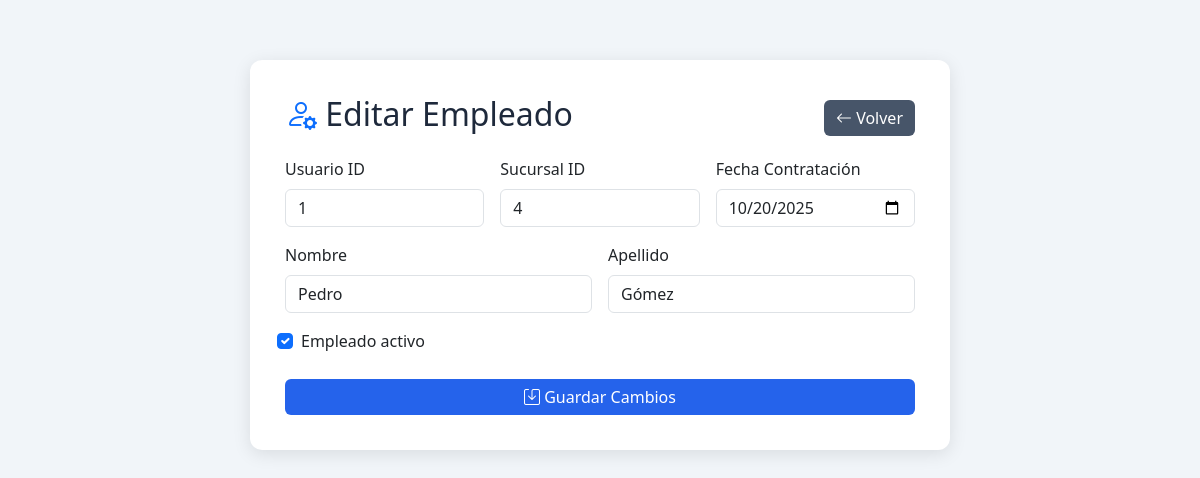
The page /index.php?action=editarEmpleado&empleado_id=1 (signed in) on the database its author committed.
### tables this page shows
CREATE TABLE `empleado` (
  `empleado_id` int(11) NOT NULL,
  `usuario_id` int(11) NOT NULL,
  `nombre_empleado` varchar(100) NOT NULL,
  `apellido_empleado` varchar(100) NOT NULL,
  `sucursal_id` int(11) NOT NULL,
  `activo` tinyint(1) DEFAULT 1,
  `fecha_contratacion` date DEFAULT NULL,
  `created_at` datetime DEFAULT current_timestamp()
);

### controllers/EmpleadoController.php (called while the page is built, shortened)
<?php
require_once __DIR__ . "/../models/Empleado.php";
class EmpleadoController {
    private $empleado;
    public function __construct($db) {
        $this->empleado = new Empleado($db);
    }
    public function obtenerEmpleado($empleado_id) {
        return $this->empleado->getById($empleado_id);
    }
}
?>

### models/Empleado.php (called while the page is built, shortened)
<?php
class Empleado {
    private $conn;
    private $table_name = "empleado";
    public function __construct($db) {
        $this->conn = $db;
    }
    public function getById($empleado_id) {
        $query = "SELECT * FROM " . $this->table_name . " WHERE empleado_id = :empleado_id LIMIT 1";
        $stmt = $this->conn->prepare($query);
        $stmt->bindParam(":empleado_id", $empleado_id);
        $stmt->execute();
        return $stmt->fetch(PDO::FETCH_ASSOC);
    }
}
?>

### views/EditarEmpleado.php (the view, shortened to what this page needs)
<?php
require_once __DIR__ . '/../controllers/EmpleadoController.php';
?>
<!DOCTYPE html>
<html lang="es">
<head>
    <link href="https://cdn.jsdelivr.net/npm/bootstrap@5.3.2/dist/css/bootstrap.min.css" rel="stylesheet">
    <link href="https://cdn.jsdelivr.net/npm/bootstrap-icons@1.11.1/font/bootstrap-icons.css" rel="stylesheet">
</head>
<body>
<div class="container form-container">
    <div class="d-flex justify-content-between align-items-center mb-3">
        <h2><i class="bi bi-person-gear text-primary"></i> Editar Empleado</h2>
        <a href="index.php?action=listarEmpleados" class="btn btn-secondary">
            <i class="bi bi-arrow-left"></i> Volver
        </a>
    </div>
    <?php if ($empleado): ?>
    <form method="POST" action="">
        <div class="row g-3">
            <div class="col-md-4">
                <label for="usuario_id" class="form-label">Usuario ID</label>
                <input type="number" class="form-control" name="usuario_id" id="usuario_id"
                       value="<?= htmlspecialchars($empleado['usuario_id']) ?>" required>
            </div>
            <div class="col-md-4">
                <label for="sucursal_id" class="form-label">Sucursal ID</label>
                <input type="number" class="form-control" name="sucursal_id" id="sucursal_id"
                       value="<?= htmlspecialchars($empleado['sucursal_id']) ?>">
            </div>
            <div class="col-md-4">
                <label for="fecha_contratacion" class="form-label">Fecha Contratación</label>
                <input type="date" class="form-control" name="fecha_contratacion" id="fecha_contratacion"
                       value="<?= htmlspecialchars($empleado['fecha_contratacion']) ?>">
            </div>
            <div class="col-md-6">
                <label for="nombre_empleado" class="form-label">Nombre</label>
                <input type="text" class="form-control" name="nombre_empleado" id="nombre_empleado"
                       value="<?= htmlspecialchars($empleado['nombre_empleado']) ?>" required>
            </div>
            <div class="col-md-6">
                <label for="apellido_empleado" class="form-label">Apellido</label>
                <input type="text" class="form-control" name="apellido_empleado" id="apellido_empleado"
                       value="<?= htmlspecialchars($empleado['apellido_empleado']) ?>" required>
            </div>
            <div class="col-md-6 form-check mt-3">
                <input type="checkbox" class="form-check-input" name="activo" id="activo"
                       <?= $empleado['activo'] ? 'checked' : '' ?>>
                <label class="form-check-label" for="activo">Empleado activo</label>
            </div>
        </div>
        <div class="mt-4">
            <button type="submit" class="btn btn-primary w-100">
                <i class="bi bi-save"></i> Guardar Cambios
            </button>
        </div>
    </form>
    <?php else: ?>
        <div class="alert alert-warning text-center">
            <i class="bi bi-exclamation-triangle"></i> No se encontró información del empleado.
        </div>
    <?php endif; ?>
</div>
</body>
</html>

### views/EditarEmpleado.php (style rules this page uses)
body { background-color: #f1f5f9; font-family: "Segoe UI", sans-serif; }
.form-container { max-width: 700px; background: #fff; padding: 35px; border-radius: 12px; margin: 60px auto; box-shadow: 0 4px 18px rgba(0,0,0,0.1); }
h2 { color: #1e293b; }
.btn-primary { background-color: #2563eb; border: none; }
.btn-secondary { background-color: #475569; border: none; }
label { font-weight: 500; }

### rows shown on the page
empleado: usuario_id "1", sucursal_id "4", fecha_contratacion "10/20/2025", nombre_empleado "Pedro", apellido_empleado "Gómez", activo "☑"
